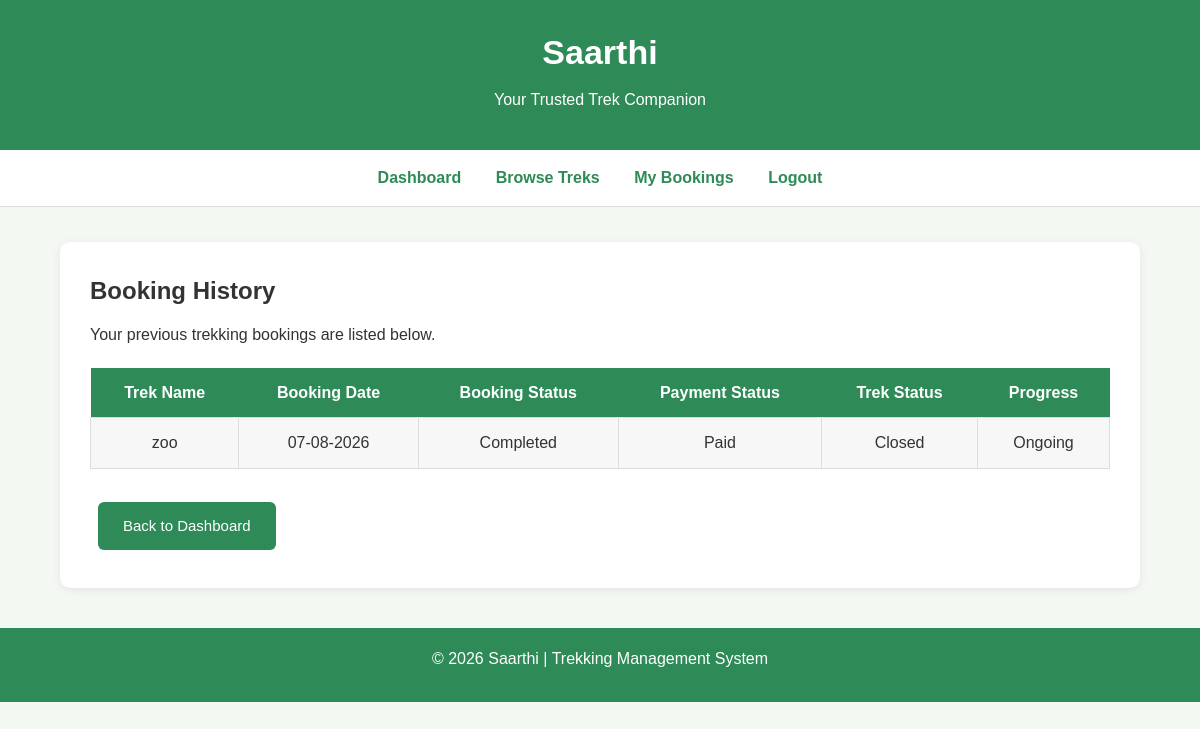
The app's page /history (signed in) with its own data.
### app.py (models this page shows)
class Booking(db.Model):
    id = db.Column(db.Integer, primary_key=True)
    user_id = db.Column(db.Integer, db.ForeignKey('user.id'), nullable=False)
    trekking_id = db.Column(db.Integer, db.ForeignKey('trekking_table.id'), nullable=False)
    booking_date = db.Column(db.DateTime, nullable=False)
    booking_status = db.Column(db.String(20), default="Confirmed")
    payment_status = db.Column(db.String(20), default="Pending")
    user = db.relationship('User')
    trek = db.relationship('Trekking_table')

class Trekking_table(db.Model):
    id = db.Column(db.Integer, primary_key=True)
    name = db.Column(db.String(100), nullable=False)
    location = db.Column(db.String(100), nullable=False)
    user_id = db.Column(db.Integer, db.ForeignKey('user.id'), nullable=False)
    description = db.Column(db.Text, nullable=False)
    duration = db.Column(db.Integer, nullable=False)
    start_date = db.Column(db.Date, nullable=False)
    difficulty = db.Column(db.String(20), default="Easy")
    staff_id = db.Column(db.Integer, db.ForeignKey('staff.id'))
    available_slots = db.Column(db.Integer, default=20)
    status = db.Column(db.String(20), default="Upcoming")
    progress = db.Column(db.String(20), default="Not Started")

### app.py (the view)
@app.route("/history")
def history():
    if "user_id" not in session:
        return redirect("/login")
    bookings = Booking.query.filter_by(
        user_id=session["user_id"]
    ).all()
    return render_template("Admin/history.html",bookings=bookings)

### templates/Admin/history.html (shortened to what this page needs)
<!doctype html>
<html lang="en">
  <head>
    <link
      rel="stylesheet"
      href="{{ url_for('static', filename='css/style.css') }}"
    />
  </head>
  <body>
    <header>
      <h1>Saarthi</h1>
      <p>Your Trusted Trek Companion</p>
    </header>
    <nav>
      <a href="/user">Dashboard</a>
      <a href="/browse_treks">Browse Treks</a>
      <a href="/my_bookings">My Bookings</a>
      <a href="/logout">Logout</a>
    </nav>
    <div class="container">
      <div class="card">
        <h2>Booking History</h2>
        <p>Your previous trekking bookings are listed below.</p>
        {% if bookings %}
        <table>
          <tr>
            <th>Trek Name</th>
            <th>Booking Date</th>
            <th>Booking Status</th>
            <th>Payment Status</th>
            <th>Trek Status</th>
            <th>Progress</th>
          </tr>
          {% for booking in bookings %}
          <tr>
            <td>{{ booking.trek.name }}</td>
            <td>{{ booking.booking_date.strftime("%d-%m-%Y") }}</td>
            <td>{{ booking.booking_status }}</td>
            <td>{{ booking.payment_status }}</td>
            <td>{{ booking.trek.status }}</td>
            <td>{{ booking.trek.progress }}</td>
          </tr>
          {% endfor %}
        </table>
        {% else %}
        <p>No booking history available.</p>
        {% endif %}
        <br />
        <a href="/user" class="btn"> Back to Dashboard </a>
      </div>
    </div>
    <footer>
      <p>© 2026 Saarthi | Trekking Management System</p>
    </footer>
  </body>
</html>

### static/css/style.css (style rules this page uses)
* { margin:0; padding:0; box-sizing:border-box; }
body { font-family:Arial, Helvetica, sans-serif; background:#f4f8f3; color:#333; line-height:1.6; }
header { background:#2e8b57; color:white; text-align:center; padding:25px; }
header h1 { font-size:34px; margin-bottom:8px; }
header p { font-size:16px; }
nav { background:white; text-align:center; padding:15px; border-bottom:1px solid #dddddd; }
nav a { color:#2e8b57; text-decoration:none; margin:0 15px; font-weight:bold; }
.container { width:90%; max-width:1100px; margin:35px auto; }
.card { background:white; padding:30px; border-radius:10px; box-shadow:0 2px 8px rgba(0,0,0,0.08); margin-bottom:30px; }
.btn { display:inline-block; background:#2e8b57; color:white; text-decoration:none; padding:12px 25px; border-radius:6px; margin:8px; border:none; cursor:pointer; font-size:15px; }
table { width:100%; border-collapse:collapse; background:white; margin-top:20px; }
table th { background:#2e8b57; color:white; padding:12px; }
table td { padding:12px; border:1px solid #dddddd; text-align:center; }
table tr:nth-child(even) { background:#f7f7f7; }
h1 { margin-bottom:15px; }
h2 { margin-bottom:12px; }
p { margin-bottom:12px; }
a { color:#2e8b57; }
footer { margin-top:40px; background:#2e8b57; color:white; text-align:center; padding:18px; }

### records on screen
Booking: trek.name "zoo", booking_date "07-08-2026", booking_status "Completed", payment_status "Paid", trek.status "Closed", trek.progress "Ongoing"
